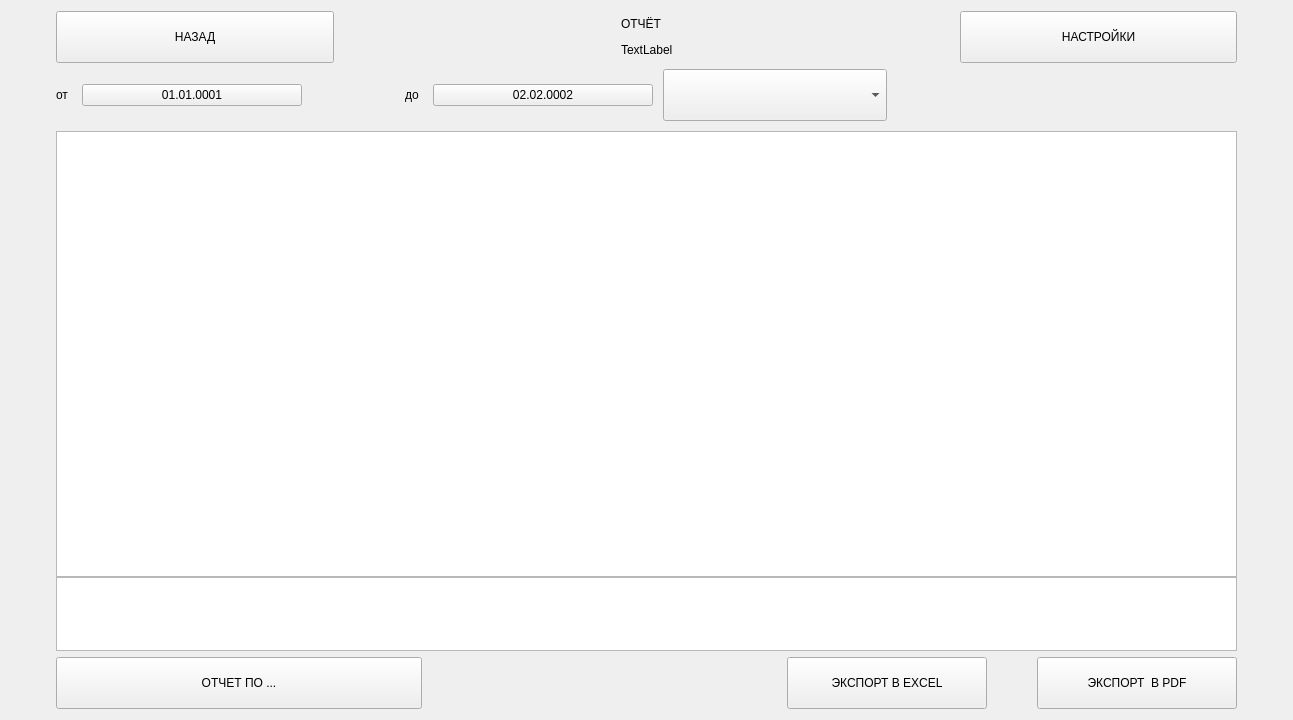
<?xml version="1.0" encoding="UTF-8"?>
<ui version="4.0">
 <class>GeneralReports</class>
 <widget class="QWidget" name="GeneralReports">
  <property name="geometry">
   <rect>
    <x>0</x>
    <y>0</y>
    <width>1293</width>
    <height>720</height>
   </rect>
  </property>
  <property name="windowTitle">
   <string>Form</string>
  </property>
  <layout class="QVBoxLayout" name="verticalLayout">
   <item>
    <layout class="QHBoxLayout" name="horizontalLayout">
     <property name="spacing">
      <number>7</number>
     </property>
     <property name="leftMargin">
      <number>45</number>
     </property>
     <property name="rightMargin">
      <number>45</number>
     </property>
     <item>
      <widget class="QPushButton" name="BackButton">
       <property name="minimumSize">
        <size>
         <width>0</width>
         <height>52</height>
        </size>
       </property>
       <property name="maximumSize">
        <size>
         <width>280</width>
         <height>16777215</height>
        </size>
       </property>
       <property name="text">
        <string>НАЗАД</string>
       </property>
      </widget>
     </item>
     <item>
      <layout class="QVBoxLayout" name="verticalLayout_2">
       <property name="spacing">
        <number>0</number>
       </property>
       <property name="leftMargin">
        <number>280</number>
       </property>
       <property name="rightMargin">
        <number>280</number>
       </property>
       <item>
        <widget class="QLabel" name="EcoTaxi">
         <property name="text">
          <string>ОТЧЁТ</string>
         </property>
        </widget>
       </item>
       <item>
        <widget class="QLabel" name="Header">
         <property name="text">
          <string>TextLabel</string>
         </property>
        </widget>
       </item>
      </layout>
     </item>
     <item>
      <widget class="QPushButton" name="SettingsButton">
       <property name="minimumSize">
        <size>
         <width>0</width>
         <height>52</height>
        </size>
       </property>
       <property name="maximumSize">
        <size>
         <width>280</width>
         <height>16777215</height>
        </size>
       </property>
       <property name="text">
        <string>НАСТРОЙКИ</string>
       </property>
      </widget>
     </item>
    </layout>
   </item>
   <item>
    <layout class="QVBoxLayout" name="verticalLayout_3" stretch="0,0,1">
     <property name="spacing">
      <number>0</number>
     </property>
     <property name="leftMargin">
      <number>45</number>
     </property>
     <property name="rightMargin">
      <number>45</number>
     </property>
     <property name="bottomMargin">
      <number>0</number>
     </property>
     <item>
      <layout class="QHBoxLayout" name="horizontalLayout_2">
       <property name="spacing">
        <number>10</number>
       </property>
       <property name="leftMargin">
        <number>0</number>
       </property>
       <property name="rightMargin">
        <number>350</number>
       </property>
       <property name="bottomMargin">
        <number>10</number>
       </property>
       <item>
        <layout class="QHBoxLayout" name="horizontalLayout_6">
         <item>
          <widget class="QLabel" name="fromLabel">
           <property name="sizePolicy">
            <sizepolicy hsizetype="Fixed" vsizetype="Fixed">
             <horstretch>0</horstretch>
             <verstretch>0</verstretch>
            </sizepolicy>
           </property>
           <property name="text">
            <string>от </string>
           </property>
          </widget>
         </item>
         <item>
          <widget class="QPushButton" name="FromDateButton">
           <property name="minimumSize">
            <size>
             <width>220</width>
             <height>0</height>
            </size>
           </property>
           <property name="maximumSize">
            <size>
             <width>220</width>
             <height>16777215</height>
            </size>
           </property>
           <property name="text">
            <string>01.01.0001</string>
           </property>
          </widget>
         </item>
        </layout>
       </item>
       <item>
        <layout class="QHBoxLayout" name="horizontalLayout_8">
         <item>
          <widget class="QLabel" name="toLabel">
           <property name="sizePolicy">
            <sizepolicy hsizetype="Fixed" vsizetype="Fixed">
             <horstretch>0</horstretch>
             <verstretch>0</verstretch>
            </sizepolicy>
           </property>
           <property name="text">
            <string>                            до </string>
           </property>
          </widget>
         </item>
         <item>
          <widget class="QPushButton" name="ToDateButton">
           <property name="minimumSize">
            <size>
             <width>220</width>
             <height>0</height>
            </size>
           </property>
           <property name="maximumSize">
            <size>
             <width>220</width>
             <height>16777215</height>
            </size>
           </property>
           <property name="text">
            <string>02.02.0002</string>
           </property>
          </widget>
         </item>
        </layout>
       </item>
       <item>
        <widget class="QComboBox" name="objectBox">
         <property name="sizePolicy">
          <sizepolicy hsizetype="Preferred" vsizetype="Fixed">
           <horstretch>0</horstretch>
           <verstretch>0</verstretch>
          </sizepolicy>
         </property>
         <property name="minimumSize">
          <size>
           <width>200</width>
           <height>52</height>
          </size>
         </property>
         <property name="maximumSize">
          <size>
           <width>310</width>
           <height>16777215</height>
          </size>
         </property>
         <property name="sizeIncrement">
          <size>
           <width>310</width>
           <height>0</height>
          </size>
         </property>
         <property name="currentText">
          <string/>
         </property>
         <property name="placeholderText">
          <string>Все объекты</string>
         </property>
        </widget>
       </item>
      </layout>
     </item>
     <item>
      <widget class="QTableView" name="tableView">
       <property name="maximumSize">
        <size>
         <width>16777215</width>
         <height>16777215</height>
        </size>
       </property>
       <property name="sizeAdjustPolicy">
        <enum>QAbstractScrollArea::AdjustToContents</enum>
       </property>
       <property name="editTriggers">
        <set>QAbstractItemView::NoEditTriggers</set>
       </property>
       <property name="selectionMode">
        <enum>QAbstractItemView::SingleSelection</enum>
       </property>
       <property name="selectionBehavior">
        <enum>QAbstractItemView::SelectRows</enum>
       </property>
       <property name="sortingEnabled">
        <bool>true</bool>
       </property>
       <property name="wordWrap">
        <bool>false</bool>
       </property>
       <attribute name="verticalHeaderVisible">
        <bool>true</bool>
       </attribute>
      </widget>
     </item>
     <item>
      <widget class="QTableView" name="bottomTable">
       <property name="minimumSize">
        <size>
         <width>0</width>
         <height>48</height>
        </size>
       </property>
       <property name="maximumSize">
        <size>
         <width>16777215</width>
         <height>74</height>
        </size>
       </property>
       <property name="editTriggers">
        <set>QAbstractItemView::NoEditTriggers</set>
       </property>
       <attribute name="horizontalHeaderVisible">
        <bool>true</bool>
       </attribute>
       <attribute name="horizontalHeaderHighlightSections">
        <bool>false</bool>
       </attribute>
       <attribute name="verticalHeaderVisible">
        <bool>false</bool>
       </attribute>
      </widget>
     </item>
    </layout>
   </item>
   <item>
    <layout class="QHBoxLayout" name="horizontalLayout_4" stretch="0,0">
     <property name="spacing">
      <number>365</number>
     </property>
     <property name="sizeConstraint">
      <enum>QLayout::SetDefaultConstraint</enum>
     </property>
     <property name="leftMargin">
      <number>45</number>
     </property>
     <property name="rightMargin">
      <number>45</number>
     </property>
     <item>
      <widget class="QPushButton" name="ReportButton">
       <property name="minimumSize">
        <size>
         <width>350</width>
         <height>52</height>
        </size>
       </property>
       <property name="text">
        <string>ОТЧЕТ ПО ...</string>
       </property>
      </widget>
     </item>
     <item>
      <layout class="QHBoxLayout" name="horizontalLayout_3">
       <property name="spacing">
        <number>50</number>
       </property>
       <property name="rightMargin">
        <number>0</number>
       </property>
       <item>
        <widget class="QPushButton" name="ToEXCELButton">
         <property name="minimumSize">
          <size>
           <width>200</width>
           <height>52</height>
          </size>
         </property>
         <property name="text">
          <string>ЭКСПОРТ В EXCEL</string>
         </property>
        </widget>
       </item>
       <item>
        <widget class="QPushButton" name="ToPDFButton">
         <property name="minimumSize">
          <size>
           <width>200</width>
           <height>52</height>
          </size>
         </property>
         <property name="text">
          <string>ЭКСПОРТ  В PDF</string>
         </property>
        </widget>
       </item>
      </layout>
     </item>
    </layout>
   </item>
  </layout>
 </widget>
 <resources/>
 <connections/>
</ui>
